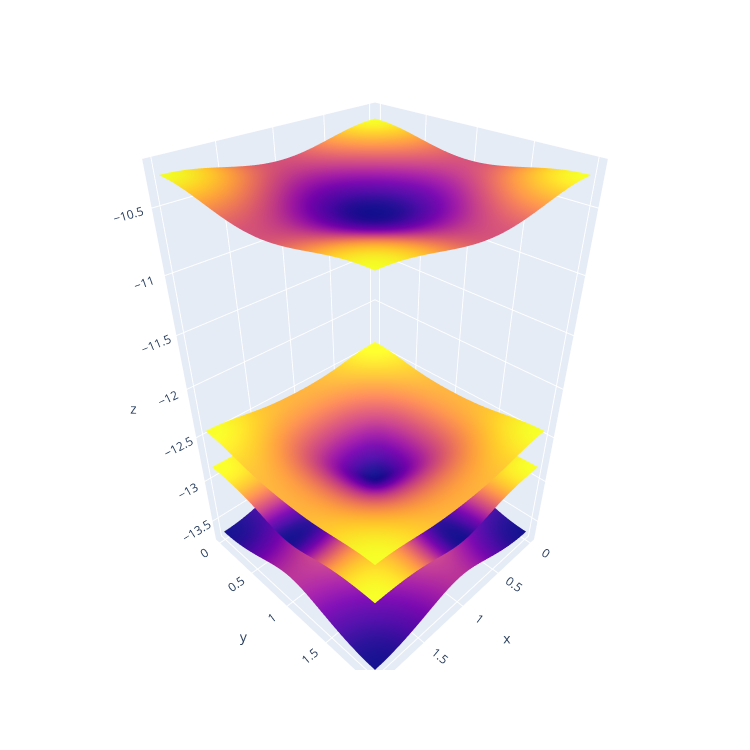

The code cell stored with this chart in its notebook:
### Code cell
figure = go.Figure(data=[go.Surface(x=quasimomentum_component, y=quasimomentum_component, z=dispersion[:, :, band], showscale=False) for band in range(0, 4)])
figure.update_layout(autosize=False, width=750, height=750)
figure.show()
